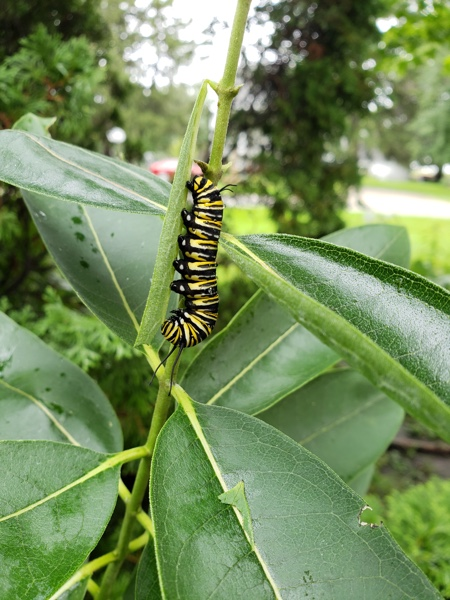
#> input picture cv_pillow_lab05/monarch_caterpillar.jpg, 450 x 600 px
$ python create_sepia.py
#> lines starting #> are read from the running program, lines starting #| are printed output that depends on the picture
from PIL import Image

def make_sepia_palette(color):
#> called with color = (255, 240, 192)
    palette = []
    r, g, b = color
    for i in range(255):
        new_red = r*i//255
        new_green = g*i//255
        new_blue = b*i//255
        palette.extend((new_red, new_green, new_blue))
    return palette

def create_sepia(input_image_path, output_image_path):
    whitish = (255, 240, 192)
    sepia = make_sepia_palette(whitish)

    color_image = Image.open(input_image_path)
#> color_image is the input picture: PIL image 450x600 RGB; mean R, G, B 117.1, 141.5, 92
    gray = color_image.convert("L")
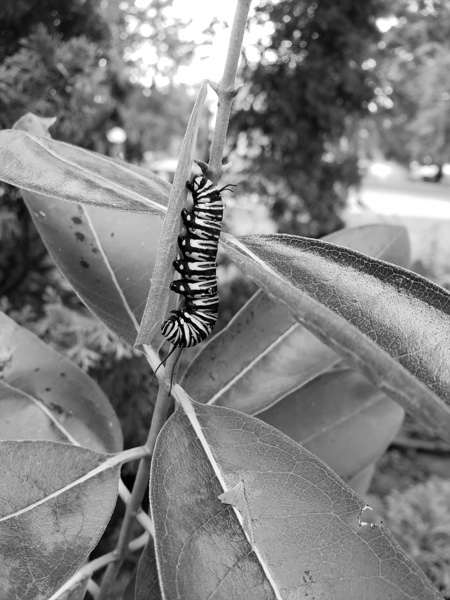
#> gray: PIL image 450x600 L; min 0, max 255, mean 128.6
    gray.putpalette(sepia)
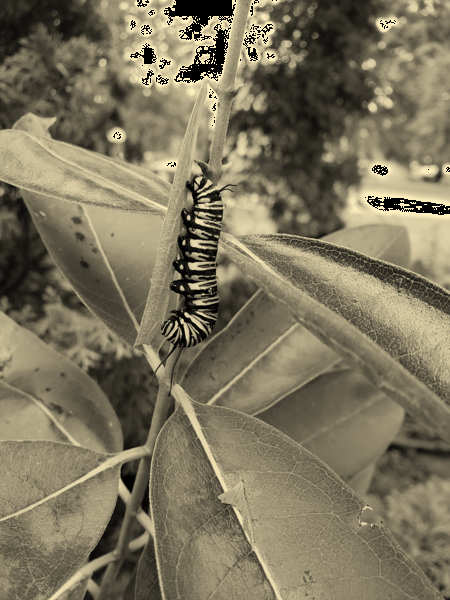
#> gray: PIL image 450x600 P; mean R, G, B 124.5, 116.7, 93.3

    sepia_image = gray.convert("RGB")
    sepia_image.save(output_image_path)

if __name__ == "__main__":
    create_sepia("monarch_caterpillar.jpg", "sepia_caterpillar.jpg")
